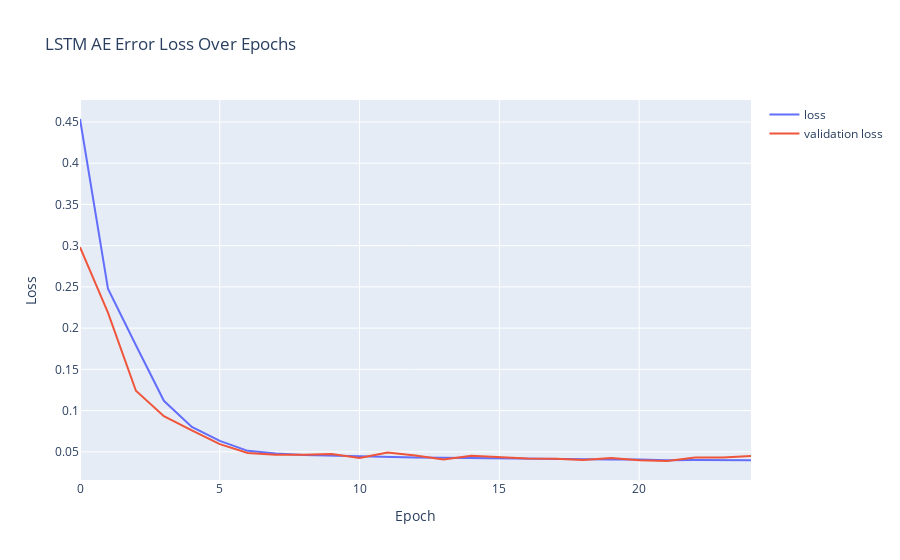

Notebook code for this chart:
### Code cell
fig = go.Figure()
fig.add_trace(go.Scatter(x=[x for x in range(len(history['loss']))], y=history['loss'], mode='lines', name='loss'))
fig.add_trace(go.Scatter(x=[x for x in range(len(history['val_loss']))], y=history['val_loss'], mode='lines', name='validation loss'))
fig.update_layout(title="LSTM AE Error Loss Over Epochs", yaxis=dict(title="Loss"), xaxis=dict(title="Epoch"))
fig.show()

### Figure 1 — Plotly figure (JSON) as saved in the notebook; plotly's stock layout.template omitted (floating-point values rounded to 4 significant figures)
{"data": [{"mode": "lines", "name": "loss", "type": "scatter", "x": [0, 1, 2, 3, 4, 5, 6, 7, 8, 9, 10, 11, 12, 13, 14, 15, 16, 17, 18, 19, 20, 21, 22, 23, 24], "y": [0.4536, 0.2479, 0.1792, 0.1119, 0.08011, 0.06326, 0.05122, 0.04791, 0.04625, 0.04556, 0.04401, 0.04419, 0.04313, 0.04282, 0.04237, 0.04198, 0.04191, 0.04124, 0.04087, 0.04069, 0.04061, 0.0399, 0.04024, 0.0397, 0.03974]}, {"mode": "lines", "name": "validation loss", "type": "scatter", "x": [0, 1, 2, 3, 4, 5, 6, 7, 8, 9, 10, 11, 12, 13, 14, 15, 16, 17, 18, 19, 20, 21, 22, 23, 24], "y": [0.2983, 0.2188, 0.1241, 0.09317, 0.07601, 0.05935, 0.04869, 0.04643, 0.04655, 0.04725, 0.04255, 0.04932, 0.04557, 0.04061, 0.04524, 0.04368, 0.04191, 0.04172, 0.03999, 0.04254, 0.03994, 0.03888, 0.04303, 0.04322, 0.0448]}], "layout": {"title": {"text": "LSTM AE Error Loss Over Epochs"}, "xaxis": {"title": {"text": "Epoch"}}, "yaxis": {"title": {"text": "Loss"}}}}
